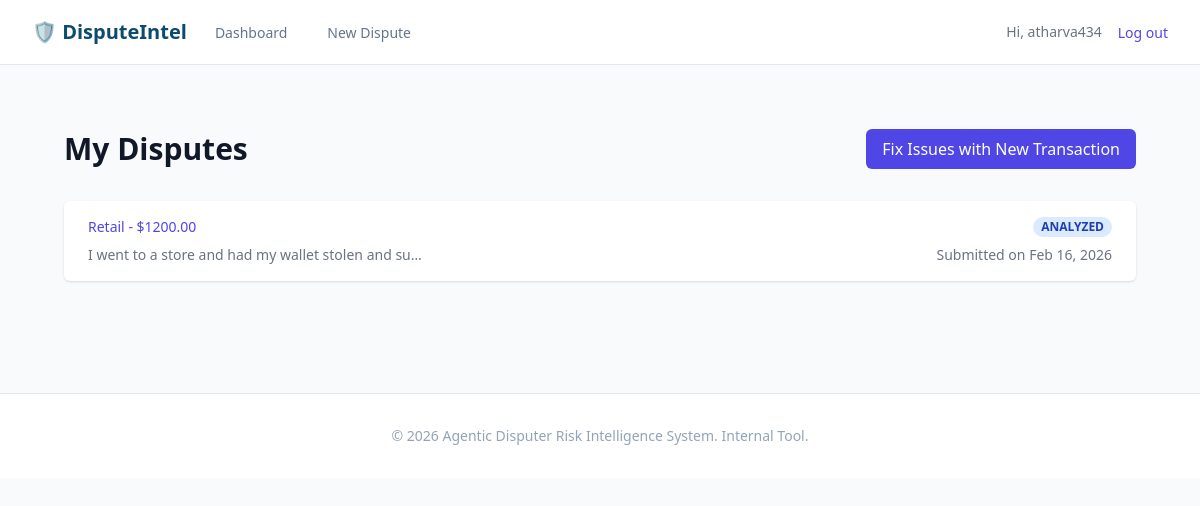
The page /dashboard/ (signed in) on the database its author committed.
### disputes/models.py (models this page shows, shortened)
class DisputeCase(models.Model):
    STATUS_CHOICES = [
        ('NEW', 'New'),
        ('ANALYZED', 'Analyzed'),
        ('RESOLVED', 'Resolved'),
        ('CLOSED', 'Closed'),
    ]
    PRIORITY_CHOICES = [
        ('LOW', 'Low'),
        ('MEDIUM', 'Medium'),
        ('HIGH', 'High'),
        ('CRITICAL', 'Critical'),
    ]
    description = models.TextField(help_text="The dispute description text")
    amount = models.DecimalField(max_digits=10, decimal_places=2, help_text="Transaction amount")
    merchant_category = models.CharField(max_length=100, help_text="e.g., Software, Retail, Travel")
    status = models.CharField(max_length=20, choices=STATUS_CHOICES, default='NEW')
    priority = models.CharField(max_length=20, choices=PRIORITY_CHOICES, default='MEDIUM')
    customer = models.ForeignKey(User, on_delete=models.CASCADE, related_name='disputes', null=True, blank=True)
    assigned_ops = models.ForeignKey(User, on_delete=models.SET_NULL, related_name='assigned_cases', null=True, blank=True)
    created_at = models.DateTimeField(auto_now_add=True)

### disputes/views.py (the view)
# urls.py: path('dashboard/', views.customer_dashboard, name='customer_dashboard'),
@login_required
def customer_dashboard(request):
    cases = DisputeCase.objects.filter(customer=request.user).order_by('-created_at')
    return render(request, 'disputes/dashboard.html', {'cases': cases})

### templates/disputes/dashboard.html (shortened to what this page needs)
{% extends 'base.html' %}
{% block content %}
<div class="max-w-7xl mx-auto px-4 sm:px-6 lg:px-8 py-10">
    <div class="flex justify-between items-center mb-8">
        <h1 class="text-3xl font-bold text-gray-900">My Disputes</h1>
        <a href="{% url 'analyze_dispute' %}" class="bg-indigo-600 text-white px-4 py-2 rounded-md hover:bg-indigo-700">
            Fix Issues with New Transaction
        </a>
    </div>
    <div class="bg-white shadow overflow-hidden sm:rounded-md">
        <ul role="list" class="divide-y divide-gray-200">
            {% for case in cases %}
            <li>
                <a href="{% url 'dispute_result' case.id %}" class="block hover:bg-gray-50">
                    <div class="px-4 py-4 sm:px-6">
                        <div class="flex items-center justify-between">
                            <p class="text-sm font-medium text-indigo-600 truncate">
                                {{ case.merchant_category }} - ${{ case.amount }}
                            </p>
                            <div class="ml-2 flex-shrink-0 flex">
                                <p class="px-2 inline-flex text-xs leading-5 font-semibold rounded-full
                                    {% if case.status == 'ANALYZED' %}bg-blue-100 text-blue-800{% endif %}">
                                    {{ case.status }}
                                </p>
                            </div>
                        </div>
                        <div class="mt-2 sm:flex sm:justify-between">
                            <div class="sm:flex">
                                <p class="flex items-center text-sm text-gray-500">
                                    {{ case.description|truncatechars:50 }}
                                </p>
                            </div>
                            <div class="mt-2 flex items-center text-sm text-gray-500 sm:mt-0">
                                <p>
                                    Submitted on <time datetime="{{ case.created_at|date:'c' }}">{{ case.created_at|date:"M d, Y" }}</time>
                                </p>
                            </div>
                        </div>
                    </div>
                </a>
            </li>
            {% empty %}
            <li class="px-4 py-8 text-center text-gray-500">
                You have no active disputes.
            </li>
            {% endfor %}
        </ul>
    </div>
</div>
{% endblock %}

### templates/base.html (shortened to what this page needs)
<!DOCTYPE html>
<html lang="en">
<head>
    <script src="https://cdn.tailwindcss.com"></script>
</head>
<body class="bg-slate-50 text-slate-900 font-sans antialiased">
    <nav class="bg-white border-b border-slate-200 sticky top-0 z-50">
        <div class="max-w-7xl mx-auto px-4 sm:px-6 lg:px-8">
            <div class="flex justify-between h-16">
                <div class="flex">
                    <div class="flex-shrink-0 flex items-center">
                        <a href="{% url 'landing' %}" class="text-xl font-bold text-fintech-900">🛡️ DisputeIntel</a>
                    </div>
                    <div class="hidden sm:ml-6 sm:flex sm:space-x-8">
                        {% if user.is_authenticated %}
                        <a href="{% url 'customer_dashboard' %}"
                            class="border-transparent text-slate-500 hover:border-fintech-500 hover:text-fintech-900 inline-flex items-center px-1 pt-1 border-b-2 text-sm font-medium">
                            Dashboard
                        </a>
                        <a href="{% url 'analyze_dispute' %}"
                            class="border-transparent text-slate-500 hover:border-fintech-500 hover:text-fintech-900 inline-flex items-center px-1 pt-1 border-b-2 text-sm font-medium">
                            New Dispute
                        </a>
                        {% endif %}
                    </div>
                </div>
                <div class="flex items-center">
                    {% if user.is_authenticated %}
                    <span class="text-sm text-gray-500 mr-4">Hi, {{ user.username }}</span>
                    <form action="{% url 'logout' %}" method="post">
                        <button type="submit" class="text-sm font-medium text-indigo-600 hover:text-indigo-500">Log
                            out</button>
                    </form>
                    {% else %}
                    <a href="{% url 'login' %}"
                        class="text-sm font-medium text-indigo-600 hover:text-indigo-500 mr-4">Log in</a>
                    <a href="{% url 'register' %}"
                        class="rounded-md bg-indigo-600 px-3 py-2 text-sm font-semibold text-white shadow-sm hover:bg-indigo-500">Sign
                        up</a>
                    {% endif %}
                </div>
            </div>
        </div>
    </nav>
    <main class="max-w-7xl mx-auto py-6 sm:px-6 lg:px-8">
        {% block content %}{% endblock %}
    </main>
    <footer class="bg-white border-t border-slate-200 mt-12 py-8">
        <div class="max-w-7xl mx-auto px-4 text-center text-slate-400 text-sm">
            &copy; 2026 Agentic Disputer Risk Intelligence System. Internal Tool.
        </div>
    </footer>
</body>
</html>

### rows shown on the page
DisputeCase: merchant_category "Retail", amount "1200.00", status "ANALYZED", description "I went to a store and had my wallet stolen and su…", created_at "Feb 16, 2026"

### other values the page prints
{{ user.username }} "atharva434"
